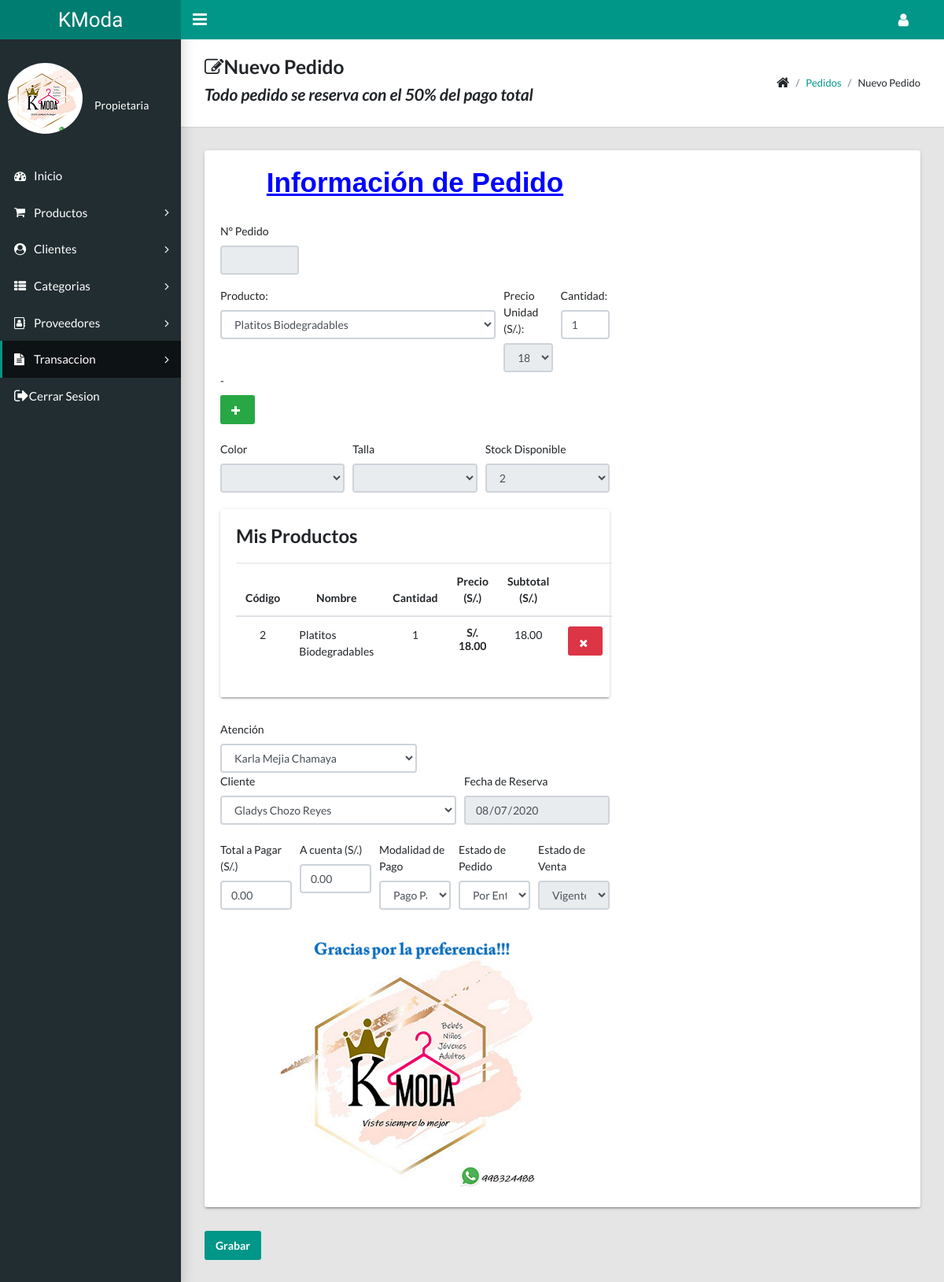
The page /nuevopedido.php on the database its author committed.
### tables this page shows
CREATE TABLE `pedido` (
  `id_pedido` int(11) NOT NULL,
  `id_producto` int(11) NOT NULL,
  `cantidad` int(11) NOT NULL,
  `id_usuario` int(11) NOT NULL,
  `id_cliente` int(11) NOT NULL,
  `fecha` date NOT NULL DEFAULT current_timestamp(),
  `cantidad_pago` float(5,2) NOT NULL DEFAULT 0.00,
  `id_estado_pago` int(11) NOT NULL,
  `id_estado_pedido` int(11) NOT NULL,
  `id_estado_venta` int(1) NOT NULL DEFAULT 1,
  `motivo` varchar(50) NOT NULL DEFAULT ''
);

CREATE TABLE `producto` (
  `id_producto` int(11) NOT NULL,
  `id_proveedor` int(11) NOT NULL,
  `id_categoria` int(11) NOT NULL,
  `nombre_producto` varchar(50) NOT NULL,
  `id_talla` int(11) NOT NULL,
  `id_color` int(11) NOT NULL,
  `stock` int(11) NOT NULL,
  `precio` float(5,2) NOT NULL,
  `descripcion_producto` varchar(100) NOT NULL,
  `imagen` blob NOT NULL,
  `estado` tinyint(1) NOT NULL DEFAULT 1,
  `motivo` varchar(100) NOT NULL DEFAULT '----',
  `fecha_ingreso` timestamp NOT NULL DEFAULT current_timestamp(),
  `ingreso` int(11) NOT NULL
);

### nuevopedido.php (the view, shortened to what the rows shown need)
<?php
require_once("conexion.php");
?>
<!DOCTYPE html>
<html lang="en">
  <head>
    <link rel="stylesheet" type="text/css" href="css/main.css">
    <link rel="stylesheet" type="text/css" href="https://maxcdn.bootstrapcdn.com/font-awesome/4.7.0/css/font-awesome.min.css">
  </head>
  <body class="app sidebar-mini">
      <main class="app-content">
      <form action="agregarpedido.php" method="post">
      <div class="row">
        <div class="col-md-12">
          <div class="tile">
            <div class="row">
              <div class="col-lg-7">
              <form action="agregarped.php" method="POST">
                <font color="blue" face="Comic Sans MS,arial"> <h1 align=center><u>Información de Pedido</u></h1></font>
                <br/>
                                                            <br/>
                                                            <br/>
                                                                <div class="col-md-20">
                                                                      <div class="tile">
                                                                        <table class="table">
                                                                          <thead>
                                                                          <tr>
                                                                              <th style="text-align: center; width:10px">Código</th>
                                                                              <th style="text-align: center">Nombre</th>
                                                                              <th style="text-align: center">Cantidad</th>
                                                                              <th style="text-align: center">Precio (S/.)</th>
                                                                              <th style="text-align: center">Subtotal (S/.)</th>
                                                                              <th style="text-align: center"></th>
                                                                                </tr>
                                                                          </thead>
                                                                          <tbody>
                                                                          <?php
                                                                $sql="SELECT p.id_producto , p.nombre_producto , pe.cantidad , p.precio, (pe.cantidad*p.precio) subtotal
                                                                      from producto p
                                                                      inner join pedido pe on p.id_producto = pe.id_producto
                                                                      where p.id_producto=2";
                                                                $result = $cnx->query($sql) or die("error");
                                                                while($reg=$result->fetchObject()){
                                                                  echo "<tr>
                                                                      <td align=center>$reg->id_producto</td>
                                                                      <td>$reg->nombre_producto</td>
                                                                      <td align=center>$reg->cantidad</td>
                                                                      <td align=center><h6> S/. $reg->precio</td></h6>
                                                                      <td align=center>$reg->subtotal</td>
                                                                      <td align=center >
                                                                      <button class='btn btn-danger'><i class='fa fa-close'></i></button>
                                                                      </td>
                                                                    </tr>";
                                                                }?>
                                                                          </tbody>
                                                                        </table>
                                                                      </div>
                                                                  </div>
                                        <br/>
                                        <br/>
                </form>
              </div>
            </div>
          </div>
        </div>
                                </div>
    </main>
  </body>
</html>

### rows shown on the page
pedido: id_producto.id_producto "2", id_producto.nombre_producto "Platitos Biodegradables", cantidad "1", id_producto.precio "18.00", subtotal "18.00"

### other values the page prints
form field producto "Platitos Biodegradables"
form field precio "18.00"
form field stock "2"
form field use "Karla Mejia Chamaya"
form field cliente "Gladys Chozo Reyes"
form field pago "Pago Parcial"
form field pedido "Por Entregar"
form field venta "Vigente"
